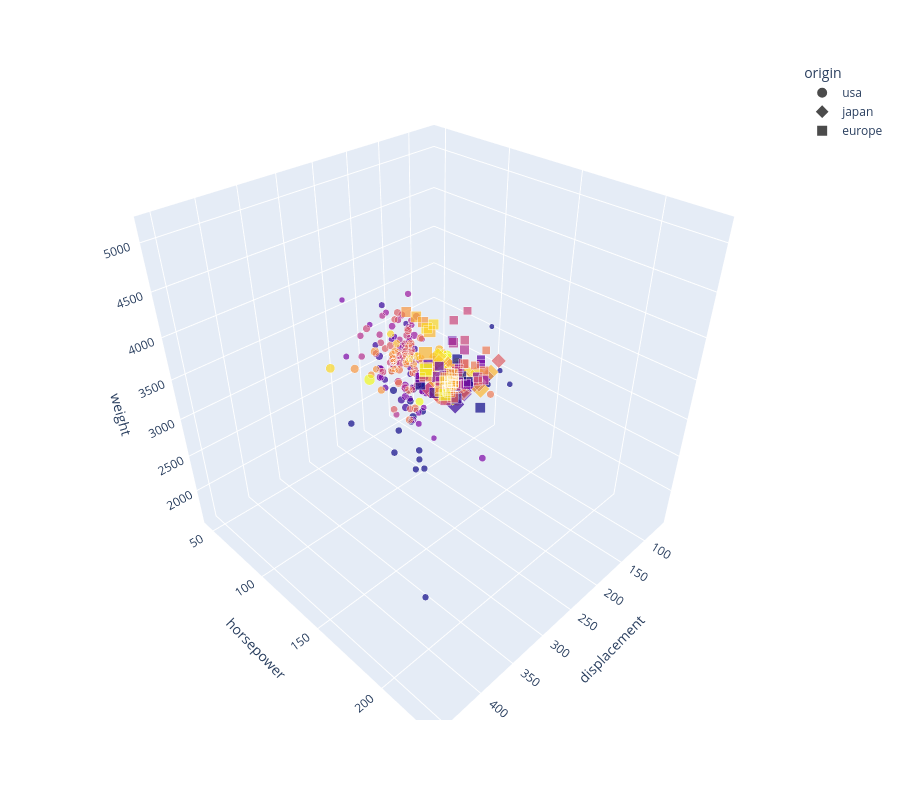

This figure's notebook cell:
### Markdown cell above
Visualizing 5 features is also possible if we make the scatter dots unique to the datapoint's origin.

### Code cell
fig = px.scatter_3d(mpg, x="displacement", 
                    y="horsepower", 
                    z="weight", 
                    color="model_year",
                    size="mpg",
                    symbol="origin",
                    width=900, height=800, 
                    opacity=.7)
# hide color scale legend on the plotly fig
fig.update_layout(coloraxis_showscale=False)
